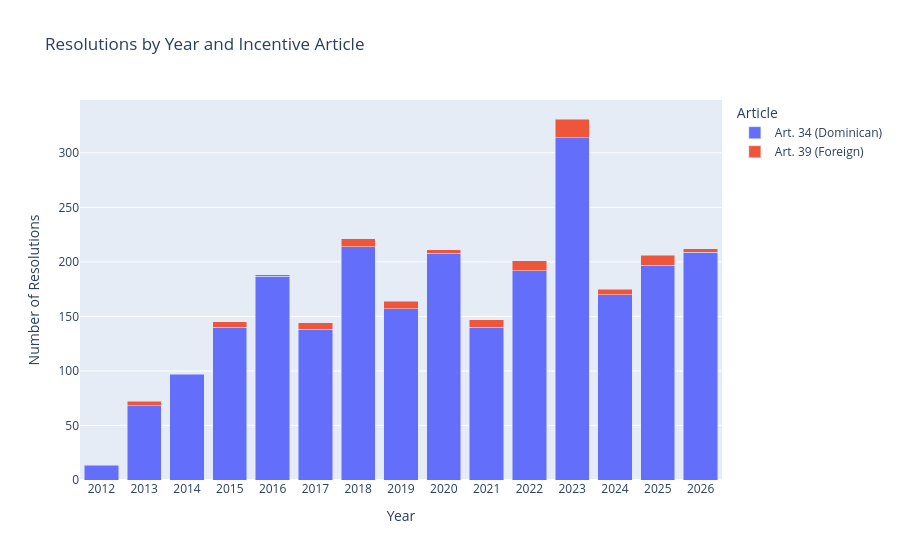

Write notebook code for a chart like this one.
### Code cell
# Resolutions by year and incentive article
df['article_label'] = df['incentive_article'].map(article_labels)

res_by_year_article = df.groupby(['year', 'article_label']).size().reset_index(name='count')

fig = px.bar(
    res_by_year_article,
    x='year',
    y='count',
    color='article_label',
    title='Resolutions by Year and Incentive Article',
    labels={'year': 'Year', 'count': 'Number of Resolutions', 'article_label': 'Article'},
    barmode='stack'
)
fig.show()

### Figure 1 — Plotly figure (JSON) as saved in the notebook; plotly's stock layout.template omitted (floating-point values rounded to 4 significant figures)
{"data": [{"hovertemplate": "Article=Art. 34 (Dominican)<br>Year=%{x}<br>Number of Resolutions=%{y}<extra></extra>", "legendgroup": "Art. 34 (Dominican)", "marker": {"color": "#636efa", "pattern": {"shape": ""}}, "name": "Art. 34 (Dominican)", "orientation": "v", "showlegend": true, "textposition": "auto", "type": "bar", "x": ["2012", "2013", "2014", "2015", "2016", "2017", "2018", "2019", "2020", "2021", "2022", "2023", "2024", "2025", "2026"], "xaxis": "x", "y": [13, 68, 97, 140, 187, 138, 214, 157, 208, 140, 192, 314, 170, 197, 209], "yaxis": "y"}, {"hovertemplate": "Article=Art. 39 (Foreign)<br>Year=%{x}<br>Number of Resolutions=%{y}<extra></extra>", "legendgroup": "Art. 39 (Foreign)", "marker": {"color": "#EF553B", "pattern": {"shape": ""}}, "name": "Art. 39 (Foreign)", "orientation": "v", "showlegend": true, "textposition": "auto", "type": "bar", "x": ["2012", "2013", "2015", "2016", "2017", "2018", "2019", "2020", "2021", "2022", "2023", "2024", "2025", "2026"], "xaxis": "x", "y": [1, 4, 5, 1, 6, 7, 7, 3, 7, 9, 17, 5, 9, 3], "yaxis": "y"}], "layout": {"barmode": "stack", "legend": {"title": {"text": "Article"}, "tracegroupgap": 0}, "title": {"text": "Resolutions by Year and Incentive Article"}, "xaxis": {"anchor": "y", "domain": [0, 1], "title": {"text": "Year"}}, "yaxis": {"anchor": "x", "domain": [0, 1], "title": {"text": "Number of Resolutions"}}}}
